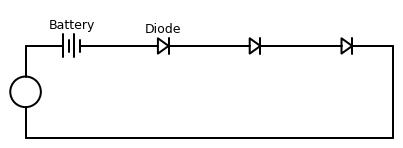

The Python source for this figure:
# Import required libs
import schemdraw
import schemdraw.elements as elm
import matplotlib
matplotlib.use('Agg')

with schemdraw.Drawing() as d:
    # Identify components
    d += (B := elm.Battery(label="Battery"))
    d += elm.Diode(label="Diode")
    d += elm.Diode()
    d += elm.Diode()

    # Create a line to close the loop
    d += elm.Line().down()

    # Use tox to determine how far the loop line is
    d += elm.Line().tox(B.start)

    # Close the loop
    d += elm.Source().up()
    
    # Save the diagram
    d.save(fname='/home/gary/Documents/notes/ARRL/img/3/figure-3_3_a.jpg')


